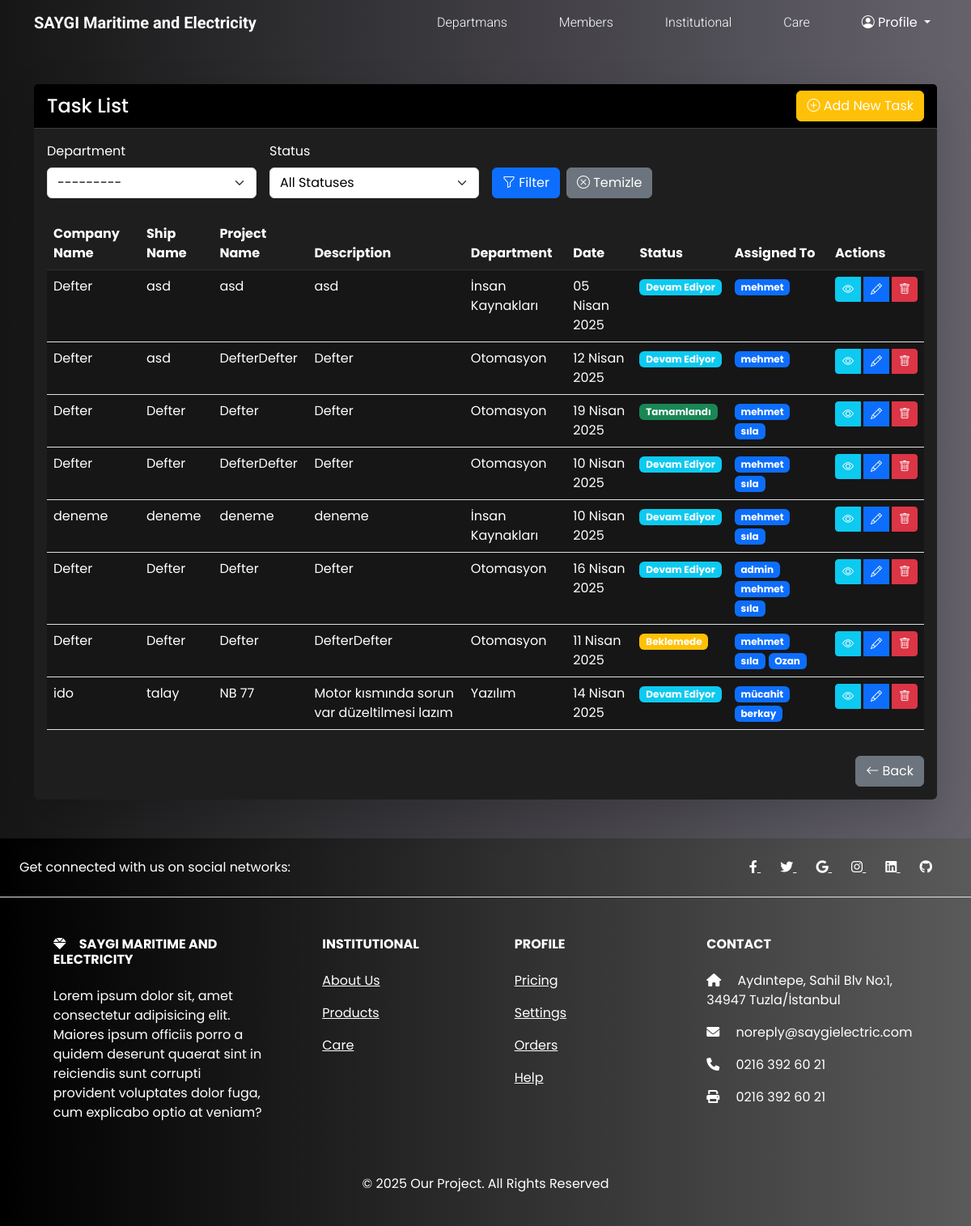
/tasks/ (signed in), run on an earlier commit of the app's database.
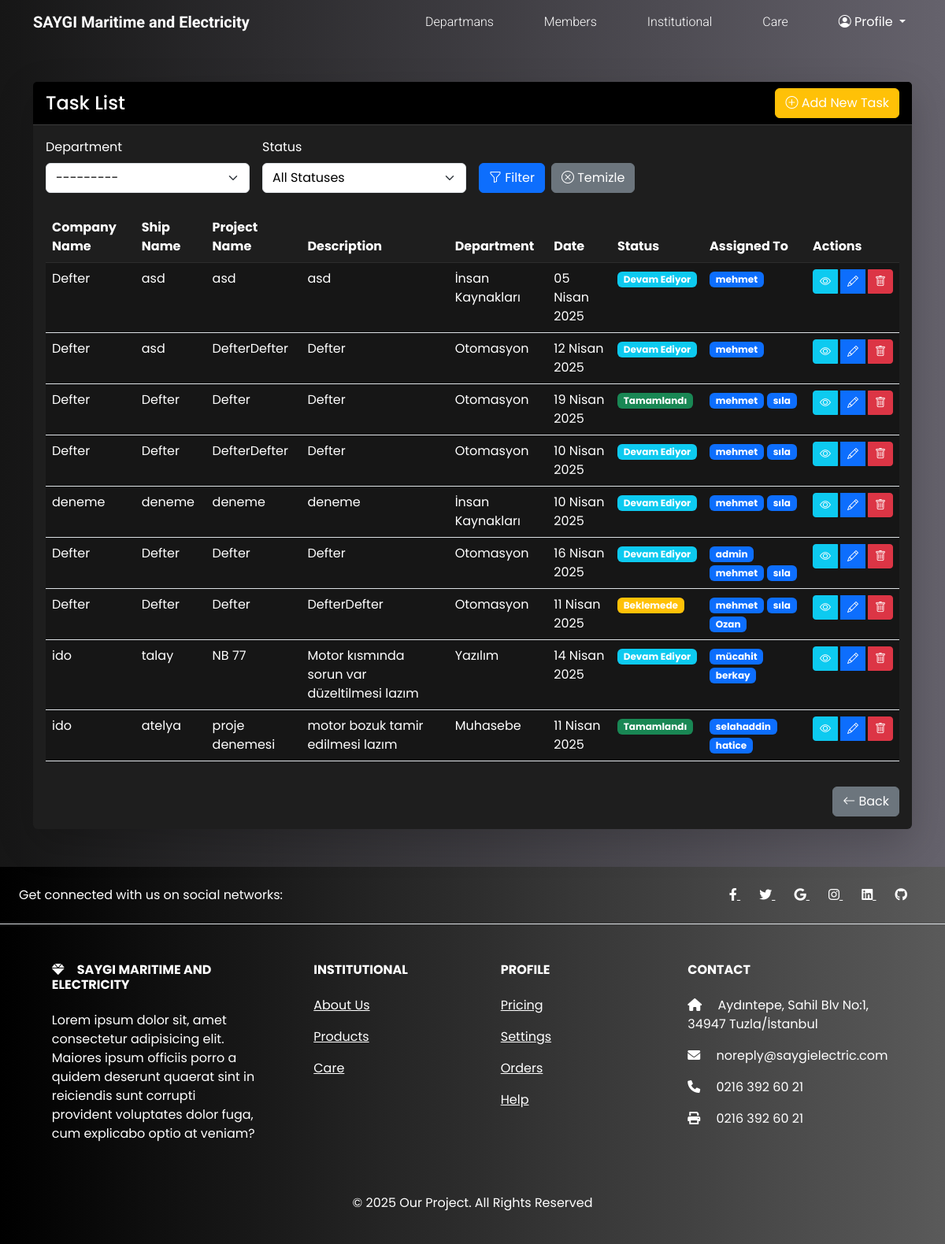
And on a later commit of the database.
### jobs/models.py (models this page shows, shortened)
class Department(models.Model):
    name = models.CharField(_("Departman Adı"), max_length=50, unique=True)
    code = models.CharField(_("Departman Kodu"), max_length=20, unique=True)
    created_at = models.DateTimeField(auto_now_add=True)
    updated_at = models.DateTimeField(auto_now=True)
    def __str__(self):
        return self.name
    class Meta:
        verbose_name = _("Departman")
        verbose_name_plural = _("Departmanlar")
        ordering = ["name"]

class Task(models.Model):
    STATUS_CHOICES = [
        ("beklemede", "Beklemede"),
        ("devam_ediyor", "Devam Ediyor"),
        ("tamamlandi", "Tamamlandı"),
        ("iptal", "İptal"),
        ("ertelendi", "Ertelendi"),
    ]
    company_name = models.CharField(_("Şirket Adı"), max_length=255, null=True, blank=True)
    ship_name = models.CharField(_("Gemi Adı"), max_length=255, null=True, blank=True)
    company_representative = models.CharField(_("Şirket Temsilcisi"), max_length=255, null=True, blank=True)
    project_name = models.CharField(_("Proje Adı"), max_length=255)
    description = models.TextField(_("Açıklama"))
    date = models.DateField(_("Tarih"))
    finished_date = models.DateField(_("Bitiş Tarihi"))
    status = models.CharField(_("Durum"), max_length=20, choices=STATUS_CHOICES, default="beklemede")
    department = models.ForeignKey(Department, on_delete=models.SET_NULL, null=True, blank=True, verbose_name=_("Departman"))
    assigned_to = models.ManyToManyField(CustomUser, related_name="assigned_tasks")
    transactions_made = models.TextField(_("Yapılan İşlemler"), null=True, blank=True)
    created_at = models.DateTimeField(auto_now_add=True)
    created_by = models.ForeignKey(CustomUser, on_delete=models.CASCADE, related_name="created_tasks")
    is_read = models.ManyToManyField(CustomUser, related_name="read_tasks", blank=True)

class CustomUser(AbstractUser):
    YETKI_CHOICES = [
        ("yetki1", "Tam Yetki"),
        ("yetki2", "Yüksek Yetki"),
        ("yetki3", "Orta Yetki"),
        ("yetki4", "Düşük Yetki"),
        ("yetki5", "Sınırlı Yetki"),
    ]
    phone_number = models.CharField(
        _("Telefon Numarası"), max_length=15, blank=True, null=True
    )
    department = models.ForeignKey(
        "Department",
        on_delete=models.SET_NULL,
        null=True,
        blank=True,
        verbose_name=_("Departman"),
    )
    yetki = models.CharField(
        _("Yetki Seviyesi"), max_length=10, choices=YETKI_CHOICES, default="yetki5"
    )

### jobs/views.py (the view)
# urls.py: path("tasks/", views.task_list, name="task_list"),
@login_required
def task_list(request):
    department = request.GET.get("department", "")
    status = request.GET.get("status", "")
    assigned_to = request.GET.get("assigned_to", "")
    if request.user.is_superuser:
        tasks = Task.objects.all()
    else:
        tasks = Task.objects.filter(assigned_to=request.user)
    if department:
        tasks = tasks.filter(department=department)
    if status:
        tasks = tasks.filter(status=status)
    if assigned_to:
        tasks = tasks.filter(assigned_to__id=assigned_to)
    users = CustomUser.objects.all()
    form = TaskForm()
    context = {
        "tasks": tasks,
        "users": users,
        "selected_department": department,
        "selected_status": status,
        "selected_assigned_to": assigned_to,
        "form": form,  # Form nesnesini context'e ekle
    }
    return render(request, "tasks/list.html", context)

### jobs/templates/tasks/list.html (shortened to what this page needs)
{% extends "base.html" %}
{% load i18n %}
{% load static %}
{% block content %}
    <div class="container my-5">
        <div class="row">
            <div class="col-12">
                <div class="card border-0 shadow-lg">
                    <div class="card-header bg-black text-white d-flex justify-content-between align-items-center">
                        <h4 class="mb-0">{% trans "Task List" %}</h4>
                        {% if user.is_superuser %}
                            <a href="{% url 'task_add' %}" class="btn btn-warning">
                                <i class="bi bi-plus-circle"></i> {% trans "Add New Task" %}
                            </a>
                        {% endif %}
                    </div>
                    <div class="card-body">
                        <form method="get" class="mb-4">
                            <div class="row g-3">
                                <div class="col-md-3">
                                    <label for="department" class="form-label">{% trans "Department" %}</label>
                                    <select name="department" id="department" class="form-select">
                                        {% for value, label in form.department.field.choices %}
                                            <option value="{{ value }}"
                                                    {% if selected_department == value %}selected{% endif %}>
                                                {{ label }}
                                            </option>
                                        {% endfor %}
                                    </select>
                                </div>
                                <div class="col-md-3">
                                    <label for="status" class="form-label">{% trans "Status" %}</label>
                                    <select name="status" id="status" class="form-select">
                                        <option value="">{% trans "All Statuses" %}</option>
                                    </select>
                                </div>
                                <div class="col-md-3 d-flex align-items-end">
                                    <button type="submit" class="btn btn-primary me-2">
                                        <i class="bi bi-funnel"></i> {% trans "Filter" %}
                                    </button>
                                    <a href="{% url 'task_list' %}" class="btn btn-secondary">
                                        <i class="bi bi-x-circle"></i> {% trans "Clear" %}
                                    </a>
                                </div>
                            </div>
                        </form>
                        <div class="table-responsive">
                            <table class="table table-hover">
                                <thead class="table-dark">
                                    <tr>
                                        <th>{% trans "Company Name" %}</th>
                                        <th>{% trans "Ship Name" %}</th>
                                        <th>{% trans "Project Name" %}</th>
                                        <th>{% trans "Description" %}</th>
                                        <th>{% trans "Department" %}</th>
                                        <th>{% trans "Date" %}</th>
                                        <th>{% trans "Status" %}</th>
                                        <th>{% trans "Assigned To" %}</th>
                                        {% if user.is_superuser %}
                                            <th>{% trans "Actions" %}</th>
                                        {% endif %}
                                    </tr>
                                </thead>
                                <tbody>
                                    {% for task in tasks %}
                                        <tr>
                                            <td>{{ task.company_name }}</td>
                                            <td>{{ task.ship_name }}</td>
                                            <td>{{ task.project_name }}</td>
                                            <td>{{ task.description|truncatewords:20 }}</td>
                                            <td>{{ task.department.name }}</td>
                                            <td>{{ task.date }}</td>
                                            <td>
                                                <span class="badge {% if task.status == 'beklemede' %}bg-warning {% elif task.status == 'devam_ediyor' %}bg-info {% elif task.status == 'tamamlandi' %}bg-success {% elif task.status == 'iptal' %}bg-danger {% else %}bg-secondary{% endif %}">
                                                    {{ task.get_status_display }}
                                                </span>
                                            </td>
                                            <td>
                                                {% for user in task.assigned_to.all %}<span class="badge bg-primary me-1">{{ user.username }}</span>{% endfor %}
                                            </td>
                                            <td>
                                                <div class="btn-group">
                                                    <a href="{% url 'task_view' task.id %}" class="btn btn-sm btn-info me-1">
                                                        <i class="bi bi-eye"></i>
                                                    </a>
                                                    <a href="{% url 'task_edit' task.id %}" class="btn btn-sm btn-primary me-1">
                                                        <i class="bi bi-pencil"></i>
                                                    </a>
                                                    {% if user.is_superuser or user.yetki in "yetki1,yetki2" %}
                                                        <button type="button"
                                                                class="btn btn-sm btn-danger"
                                                                data-bs-toggle="modal"
                                                                data-bs-target="#deleteModal{{ task.id }}">
                                                            <i class="bi bi-trash"></i>
                                                        </button>
                                                    {% endif %}
                                                </div>
                                            </td>
                                        </tr>
                                    {% endfor %}
                                </tbody>
                            </table>
                        </div>
                        <div class="text-end mt-3">
                            <a href="{% url 'task_list' %}" class="btn btn-secondary">
                                <i class="bi bi-arrow-left"></i> {% trans "Back" %}
                            </a>
                        </div>
                    </div>
                </div>
            </div>
        </div>
    </div>
{% endblock content %}

What changed in the data, as far as the page shows it:
added Task: company_name "ido", ship_name "atelya", project_name "proje denemesi", description "motor bozuk tamir edilmesi lazım", department.name "Muhasebe", date "11 Nisan 2025", status "Tamamlandı"
added CustomUser: username "selahaddin", shown under "ido"
added CustomUser: username "hatice", shown under "ido"
